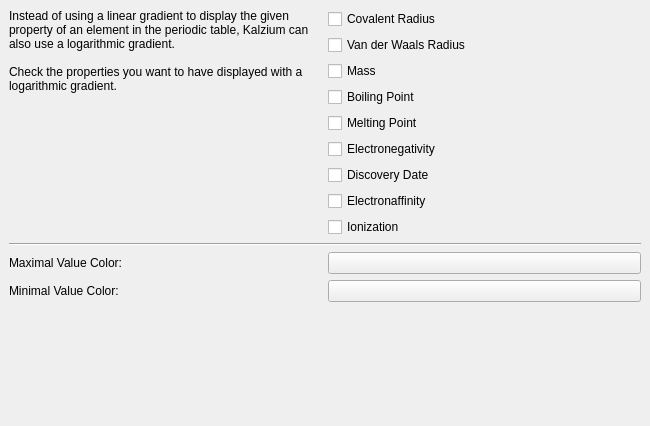
<?xml version="1.0" encoding="UTF-8"?>
<ui version="4.0">
 <class>setupGradients</class>
 <widget class="QWidget" name="setupGradients">
  <property name="geometry">
   <rect>
    <x>0</x>
    <y>0</y>
    <width>650</width>
    <height>426</height>
   </rect>
  </property>
  <layout class="QVBoxLayout">
   <property name="spacing">
    <number>6</number>
   </property>
   <property name="margin">
    <number>9</number>
   </property>
   <item>
    <layout class="QHBoxLayout" name="horizontalLayout_3">
     <item>
      <widget class="QLabel" name="label">
       <property name="sizePolicy">
        <sizepolicy hsizetype="Preferred" vsizetype="Preferred">
         <horstretch>0</horstretch>
         <verstretch>0</verstretch>
        </sizepolicy>
       </property>
       <property name="maximumSize">
        <size>
         <width>318</width>
         <height>16777215</height>
        </size>
       </property>
       <property name="styleSheet">
        <string/>
       </property>
       <property name="text">
        <string>Instead of using a linear gradient to display the given property of an element in the periodic table, Kalzium can also use a logarithmic gradient.

Check the properties you want to have displayed with a logarithmic gradient.</string>
       </property>
       <property name="textFormat">
        <enum>Qt::AutoText</enum>
       </property>
       <property name="alignment">
        <set>Qt::AlignLeading|Qt::AlignLeft|Qt::AlignTop</set>
       </property>
       <property name="wordWrap">
        <bool>true</bool>
       </property>
      </widget>
     </item>
     <item>
      <layout class="QVBoxLayout">
       <item>
        <widget class="QCheckBox" name="kcfg_LogarithmicCovalentRadiusGradient">
         <property name="text">
          <string>Covalent Radius</string>
         </property>
        </widget>
       </item>
       <item>
        <widget class="QCheckBox" name="kcfg_LogarithmicVanDerWaalsRadiusGradient">
         <property name="text">
          <string>Van der Waals Radius</string>
         </property>
        </widget>
       </item>
       <item>
        <widget class="QCheckBox" name="kcfg_LogarithmicMassGradient">
         <property name="text">
          <string>Mass</string>
         </property>
        </widget>
       </item>
       <item>
        <widget class="QCheckBox" name="kcfg_LogarithmicBoilingPointGradient">
         <property name="text">
          <string>Boiling Point</string>
         </property>
        </widget>
       </item>
       <item>
        <widget class="QCheckBox" name="kcfg_LogarithmicMeltingPointGradient">
         <property name="text">
          <string>Melting Point</string>
         </property>
        </widget>
       </item>
       <item>
        <widget class="QCheckBox" name="kcfg_LogarithmicElectronegativityGradient">
         <property name="text">
          <string>Electronegativity</string>
         </property>
        </widget>
       </item>
       <item>
        <widget class="QCheckBox" name="kcfg_LogarithmicDiscoverydateGradient">
         <property name="text">
          <string>Discovery Date</string>
         </property>
        </widget>
       </item>
       <item>
        <widget class="QCheckBox" name="kcfg_LogarithmicElectronaffinityGradient">
         <property name="text">
          <string>Electronaffinity</string>
         </property>
        </widget>
       </item>
       <item>
        <widget class="QCheckBox" name="kcfg_LogarithmicIonizationGradient">
         <property name="text">
          <string>Ionization</string>
         </property>
        </widget>
       </item>
      </layout>
     </item>
    </layout>
   </item>
   <item>
    <widget class="Line" name="line">
     <property name="orientation">
      <enum>Qt::Horizontal</enum>
     </property>
    </widget>
   </item>
   <item>
    <layout class="QHBoxLayout" name="horizontalLayout_2">
     <item>
      <widget class="QLabel" name="label_3">
       <property name="text">
        <string>Maximal Value Color:</string>
       </property>
      </widget>
     </item>
     <item>
      <widget class="KColorButton" name="kcfg_MaxColor"/>
     </item>
    </layout>
   </item>
   <item>
    <layout class="QVBoxLayout">
     <item>
      <layout class="QHBoxLayout" name="horizontalLayout">
       <item>
        <widget class="QLabel" name="label_2">
         <property name="text">
          <string>Minimal Value Color:</string>
         </property>
        </widget>
       </item>
       <item>
        <widget class="KColorButton" name="kcfg_MinColor"/>
       </item>
      </layout>
     </item>
    </layout>
   </item>
   <item>
    <spacer name="verticalSpacer">
     <property name="orientation">
      <enum>Qt::Vertical</enum>
     </property>
     <property name="sizeHint" stdset="0">
      <size>
       <width>20</width>
       <height>40</height>
      </size>
     </property>
    </spacer>
   </item>
  </layout>
 </widget>
 <customwidgets>
  <customwidget>
   <class>KColorButton</class>
   <extends>QPushButton</extends>
   <header>kcolorbutton.h</header>
  </customwidget>
 </customwidgets>
 <resources/>
 <connections/>
</ui>
